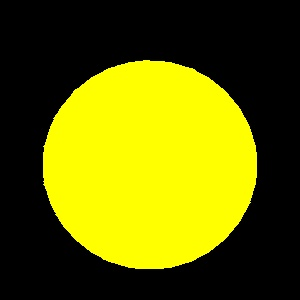
#> input picture ivus/train/1x.jpg, 300 x 300 px, found by its file name; its folder holds 3 pictures in this run
$ jupyter execute --allow-errors acqtraindata.ipynb
#> lines starting #> are read from the running program, lines starting #| are printed output that depends on the picture; after the words box and inside, x2 and y2 are one past the last pixel; in counts of white or black regions, pixels touching at a corner belong together
#> `img=cv2.imread(filename,0)`:
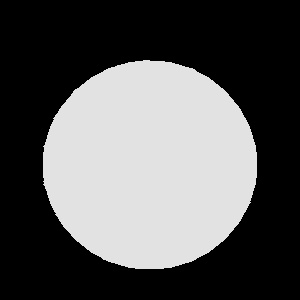
#> img: shape (300, 300); min 0, max 233, mean 88.2
#> `ret,thresh=cv2.threshold(img,100,1,cv2.THRESH_BINARY)`: thresh: shape (300, 300); values 0 (black) and 1 (white), 39% white; 1 white region, box (x1, y1, x2, y2) and area: (43, 60, 257, 269) 35118
[cell 1]
import numpy as np
import cv2

[cell 2]
def eight_neigh(img,i,j):
    n=img[i-1:i+2,j-1:j+2]
    return n

def block_neigh(img,i,j):
    m=np.zeros((3,3))
    m[0,0]=np.sum(img[i-7:i-2,j-7:j-2])/25
    m[0,1]=np.sum(img[i-7:i-2,j-2:j+3])/25
    m[0,2]=np.sum(img[i-7:i-2,j+3:j+8])/25
    m[1,0]=np.sum(img[i-2:i+3,j-7:j-2])/25
    m[1,1]=np.sum(img[i-2:i+3,j-2:j+3])/25
    m[1,2]=np.sum(img[i-2:i+3,j+3:j+8])/25
    m[2,0]=np.sum(img[i+3:i+8,j-7:j-2])/25
    m[2,1]=np.sum(img[i+3:i+8,j-2:j+3])/25
    m[2,2]=np.sum(img[i+3:i+8,j+3:j+8])/25
    return m

data0=[]
x0=[]
y0=[]
index=[]

#> (the rest of this cell did not finish here and is left out)
